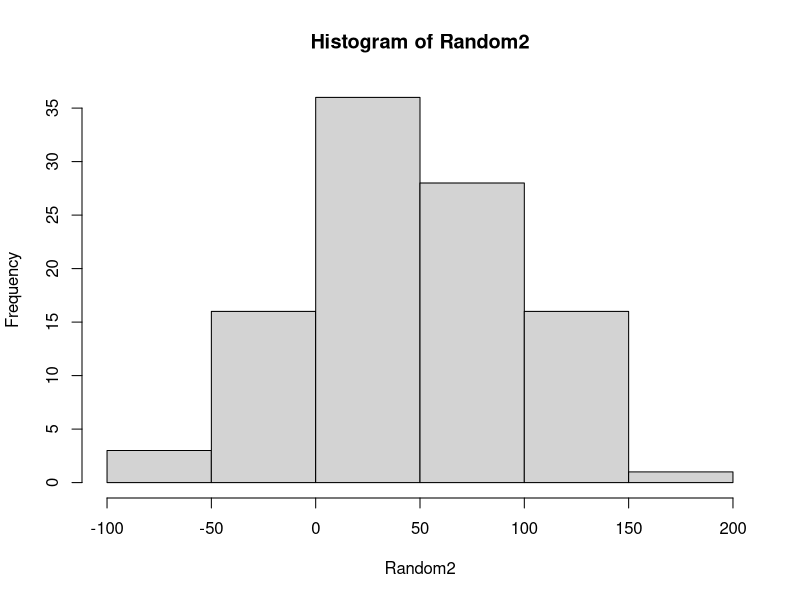

Generate this figure with R:
#1)
x = 5 + 8i
y = -6 + 7i
u = x + y
v = x*y
w = x/y 
u = exp(x)
r = sqrt(y)
s = x*y^2

v
w
u
r
s

#2)
(3+6i)*(-7-9i)
(5+4i)/(5-4i)
3/(2i)

#3)
exp(-2.1^3) + 3.47*log(14) + sqrt(sqrt(287))
(3.4)^7 *log(14) + sqrt(sqrt(287))
(cos(4.12*pi/6))^2
cos((4.12*pi/6)^2)

#4) 
X = 6
(X<10) 
(X == 10)
(X >= 4)
(x != 7)

#5) 
6>3+8 
6+3>8
4>(2+9) 
(4<7)+3 
4<7+3 
(4<7)*5
4<(7*5) 
2/5>=5

#6) 
A= matrix(c(3,7,-4,12,-5,9,10,2,6,13,8,11,15,5,4,1), byrow = T, nrow=4)
V = A[1:4,2]
W = A[2,1:4]

#7)
random = rnorm(20,10,5)
random
trim = function(x) sort(x)[-c(1,2,length(x) - 1,length(x))]
trim(random)

#8)
data = read.table("temperature.csv", sep = ',',header = T)
attach(data)
names(data)
str(data)
mean(temperature)
mean(rain)
max(rain)
max(temperature)
min(rain)
min(temperature)
sd(temperature)
sd(rain)
var(rain)
var(temperature)
range(rain)
range(temperature)
tapply(temperature,month,mean)
max(tapply(temperature,month,mean)) #August is the hottest month
min(tapply(temperature,month,mean)) #Jan is the coldest month

#10)
Random2 = rnorm(100,50,50)
hist(Random2)
which(abs(Random2 - 100) == min(abs(Random2 - 100)))
#81 is closest to 100
